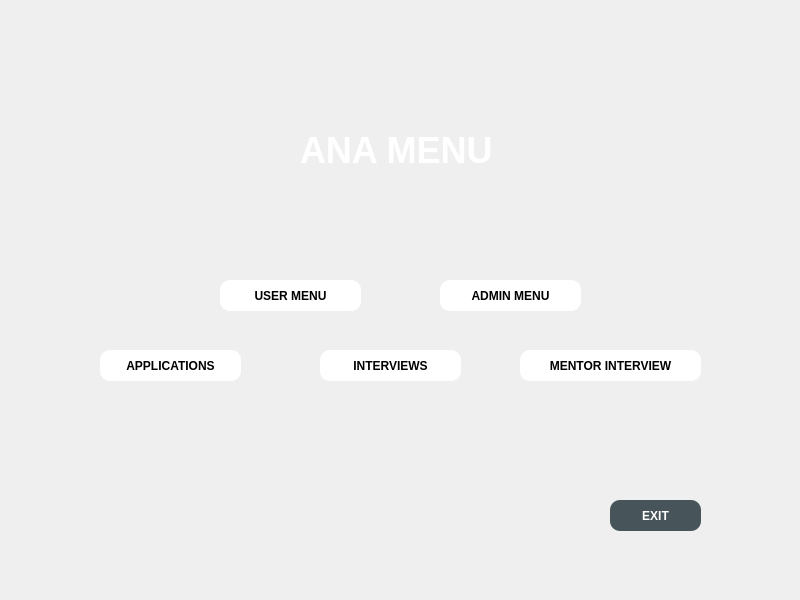
<?xml version="1.0" encoding="UTF-8"?>
<ui version="4.0">
 <class>MainWindow</class>
 <widget class="QMainWindow" name="MainWindow">
  <property name="geometry">
   <rect>
    <x>0</x>
    <y>0</y>
    <width>800</width>
    <height>600</height>
   </rect>
  </property>
  <property name="windowTitle">
   <string>MainWindow</string>
  </property>
  <property name="styleSheet">
   <string notr="true">padding:0;
background-image: url(:/assets/assets/zemin-buyuk.jpg);</string>
  </property>
  <widget class="QWidget" name="centralwidget">
   <widget class="QPushButton" name="interviews_Button">
    <property name="geometry">
     <rect>
      <x>320</x>
      <y>350</y>
      <width>141</width>
      <height>31</height>
     </rect>
    </property>
    <property name="autoFillBackground">
     <bool>false</bool>
    </property>
    <property name="styleSheet">
     <string notr="true">QPushButton{
color:black;
background:white;
border-radius:10px;
font-weight:bold;
}
QPushButton::hover{
color:white;
background:#47545a;
border-radius:10px;
font-weight:bold
}</string>
    </property>
    <property name="text">
     <string>INTERVIEWS</string>
    </property>
   </widget>
   <widget class="QPushButton" name="Mentor_interview_Button">
    <property name="geometry">
     <rect>
      <x>520</x>
      <y>350</y>
      <width>181</width>
      <height>31</height>
     </rect>
    </property>
    <property name="autoFillBackground">
     <bool>false</bool>
    </property>
    <property name="styleSheet">
     <string notr="true">QPushButton{
color:black;
background:white;
border-radius:10px;
font-weight:bold;
}
QPushButton::hover{
color:white;
background:#47545a;
border-radius:10px;
font-weight:bold
}</string>
    </property>
    <property name="text">
     <string>MENTOR INTERVIEW</string>
    </property>
   </widget>
   <widget class="QPushButton" name="Admin_menu_Button">
    <property name="geometry">
     <rect>
      <x>440</x>
      <y>280</y>
      <width>141</width>
      <height>31</height>
     </rect>
    </property>
    <property name="autoFillBackground">
     <bool>false</bool>
    </property>
    <property name="styleSheet">
     <string notr="true">QPushButton{
color:black;
background:white;
border-radius:10px;
font-weight:bold;
}
QPushButton::hover{
color:white;
background:#47545a;
border-radius:10px;
font-weight:bold
}</string>
    </property>
    <property name="text">
     <string>ADMIN MENU</string>
    </property>
   </widget>
   <widget class="QPushButton" name="user_menu_Button">
    <property name="geometry">
     <rect>
      <x>220</x>
      <y>280</y>
      <width>141</width>
      <height>31</height>
     </rect>
    </property>
    <property name="autoFillBackground">
     <bool>false</bool>
    </property>
    <property name="styleSheet">
     <string notr="true">QPushButton{
color:black;
background:white;
border-radius:10px;
font-weight:bold;
}
QPushButton::hover{
color:white;
background:#47545a;
border-radius:10px;
font-weight:bold
}</string>
    </property>
    <property name="text">
     <string>USER MENU</string>
    </property>
   </widget>
   <widget class="QPushButton" name="applications_Button">
    <property name="geometry">
     <rect>
      <x>100</x>
      <y>350</y>
      <width>141</width>
      <height>31</height>
     </rect>
    </property>
    <property name="autoFillBackground">
     <bool>false</bool>
    </property>
    <property name="styleSheet">
     <string notr="true">QPushButton{
color:black;
background:white;
border-radius:10px;
font-weight:bold;
}
QPushButton::hover{
color:white;
background:#47545a;
border-radius:10px;
font-weight:bold
}</string>
    </property>
    <property name="text">
     <string>APPLICATIONS</string>
    </property>
   </widget>
   <widget class="QPushButton" name="exit_Button">
    <property name="geometry">
     <rect>
      <x>610</x>
      <y>500</y>
      <width>91</width>
      <height>31</height>
     </rect>
    </property>
    <property name="autoFillBackground">
     <bool>false</bool>
    </property>
    <property name="styleSheet">
     <string notr="true">QPushButton{
color:white;
background:#47545a;
border-radius:10px;
font-weight:bold;
}

QPushButton::hover{
color:#47545a;
background:white;
border-radius:10px;
font-weight:bold
}</string>
    </property>
    <property name="text">
     <string>EXIT</string>
    </property>
   </widget>
   <widget class="QLabel" name="label_2">
    <property name="geometry">
     <rect>
      <x>300</x>
      <y>130</y>
      <width>221</width>
      <height>41</height>
     </rect>
    </property>
    <property name="styleSheet">
     <string notr="true">color:white;
font-size:36px;
font-weight:bold;
background:none</string>
    </property>
    <property name="text">
     <string>ANA MENU</string>
    </property>
   </widget>
  </widget>
 </widget>
 <resources>
  <include location="assets.qrc"/>
 </resources>
 <connections/>
</ui>
